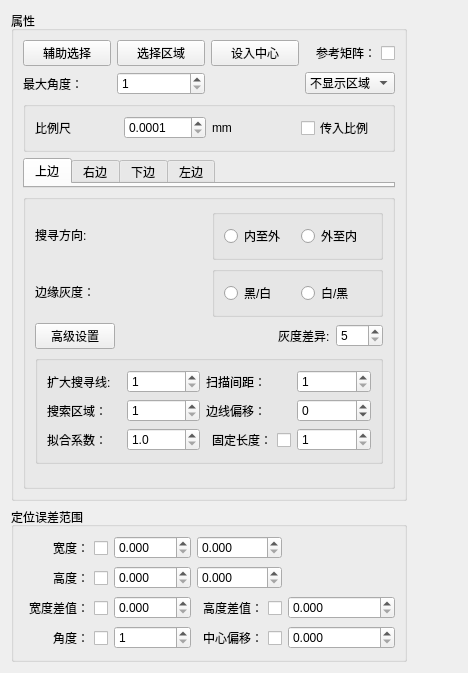
<?xml version="1.0" encoding="UTF-8"?>
<ui version="4.0">
 <class>edgeLocationWdg</class>
 <widget class="QWidget" name="edgeLocationWdg">
  <property name="geometry">
   <rect>
    <x>0</x>
    <y>0</y>
    <width>468</width>
    <height>673</height>
   </rect>
  </property>
  <property name="windowTitle">
   <string>edgeLocationWdg</string>
  </property>
  <layout class="QGridLayout" name="gridLayout_13">
   <item row="0" column="0">
    <layout class="QVBoxLayout" name="verticalLayout">
     <item>
      <widget class="QGroupBox" name="groupBox">
       <property name="title">
        <string>属性</string>
       </property>
       <layout class="QGridLayout" name="gridLayout_10">
        <item row="0" column="2">
         <widget class="QPushButton" name="bt_setOrigin">
          <property name="maximumSize">
           <size>
            <width>100</width>
            <height>16777215</height>
           </size>
          </property>
          <property name="text">
           <string>设入中心</string>
          </property>
         </widget>
        </item>
        <item row="0" column="0">
         <widget class="QPushButton" name="bt_HelpRect">
          <property name="text">
           <string>辅助选择</string>
          </property>
          <property name="checkable">
           <bool>true</bool>
          </property>
         </widget>
        </item>
        <item row="1" column="0" colspan="2">
         <layout class="QHBoxLayout" name="horizontalLayout_11">
          <item>
           <widget class="QLabel" name="label">
            <property name="text">
             <string>最大角度：</string>
            </property>
           </widget>
          </item>
          <item>
           <widget class="QSpinBox" name="sp_maxAngle">
            <property name="buttonSymbols">
             <enum>QAbstractSpinBox::UpDownArrows</enum>
            </property>
            <property name="minimum">
             <number>1</number>
            </property>
            <property name="maximum">
             <number>45</number>
            </property>
           </widget>
          </item>
         </layout>
        </item>
        <item row="2" column="0" colspan="4">
         <widget class="QGroupBox" name="groupBox_19">
          <property name="title">
           <string/>
          </property>
          <layout class="QGridLayout" name="gridLayout_11">
           <item row="1" column="1">
            <widget class="QDoubleSpinBox" name="dsp_pixSize">
             <property name="decimals">
              <number>4</number>
             </property>
             <property name="minimum">
              <double>0.000100000000000</double>
             </property>
             <property name="maximum">
              <double>9.990000000000000</double>
             </property>
            </widget>
           </item>
           <item row="1" column="3">
            <widget class="QCheckBox" name="cb_inputPixel">
             <property name="text">
              <string>传入比例</string>
             </property>
            </widget>
           </item>
           <item row="1" column="0">
            <widget class="QLabel" name="label_35">
             <property name="text">
              <string>比例尺</string>
             </property>
            </widget>
           </item>
           <item row="1" column="2">
            <widget class="QLabel" name="label_36">
             <property name="text">
              <string>mm</string>
             </property>
            </widget>
           </item>
          </layout>
         </widget>
        </item>
        <item row="3" column="0" colspan="4">
         <widget class="QTabWidget" name="tabWidget">
          <property name="minimumSize">
           <size>
            <width>0</width>
            <height>30</height>
           </size>
          </property>
          <property name="maximumSize">
           <size>
            <width>16777215</width>
            <height>30</height>
           </size>
          </property>
          <property name="currentIndex">
           <number>0</number>
          </property>
          <widget class="QWidget" name="tab">
           <attribute name="title">
            <string>上边</string>
           </attribute>
          </widget>
          <widget class="QWidget" name="tab_2">
           <attribute name="title">
            <string>右边</string>
           </attribute>
           <layout class="QGridLayout" name="gridLayout_8"/>
          </widget>
          <widget class="QWidget" name="tab_3">
           <attribute name="title">
            <string>下边</string>
           </attribute>
           <layout class="QGridLayout" name="gridLayout_6"/>
          </widget>
          <widget class="QWidget" name="tab_4">
           <attribute name="title">
            <string>左边</string>
           </attribute>
           <layout class="QGridLayout" name="gridLayout_5"/>
          </widget>
         </widget>
        </item>
        <item row="0" column="3">
         <widget class="QCheckBox" name="cb_refer">
          <property name="layoutDirection">
           <enum>Qt::RightToLeft</enum>
          </property>
          <property name="text">
           <string>参考矩阵：</string>
          </property>
         </widget>
        </item>
        <item row="1" column="3">
         <widget class="QComboBox" name="cob_showRegion">
          <property name="layoutDirection">
           <enum>Qt::LeftToRight</enum>
          </property>
          <item>
           <property name="text">
            <string>不显示区域</string>
           </property>
          </item>
          <item>
           <property name="text">
            <string>仅显示轮廓</string>
           </property>
          </item>
          <item>
           <property name="text">
            <string>全部显示</string>
           </property>
          </item>
         </widget>
        </item>
        <item row="4" column="0" colspan="4">
         <widget class="QGroupBox" name="groupBox_2">
          <property name="title">
           <string/>
          </property>
          <layout class="QGridLayout" name="gridLayout_9">
           <item row="1" column="2">
            <layout class="QHBoxLayout" name="horizontalLayout">
             <item>
              <widget class="QLabel" name="label_25">
               <property name="text">
                <string>灰度差异:</string>
               </property>
              </widget>
             </item>
             <item>
              <widget class="QSpinBox" name="sp_minGrayDiff">
               <property name="buttonSymbols">
                <enum>QAbstractSpinBox::UpDownArrows</enum>
               </property>
               <property name="minimum">
                <number>5</number>
               </property>
               <property name="maximum">
                <number>255</number>
               </property>
              </widget>
             </item>
            </layout>
           </item>
           <item row="1" column="1">
            <spacer name="horizontalSpacer">
             <property name="orientation">
              <enum>Qt::Horizontal</enum>
             </property>
             <property name="sizeHint" stdset="0">
              <size>
               <width>148</width>
               <height>20</height>
              </size>
             </property>
            </spacer>
           </item>
           <item row="2" column="0" colspan="3">
            <widget class="QGroupBox" name="grp_advance">
             <property name="title">
              <string/>
             </property>
             <layout class="QGridLayout" name="gridLayout_12">
              <item row="0" column="0">
               <layout class="QGridLayout" name="gridLayout" columnstretch="1,1,1,1">
                <item row="0" column="0">
                 <widget class="QLabel" name="label_21">
                  <property name="text">
                   <string>扩大搜寻线:</string>
                  </property>
                 </widget>
                </item>
                <item row="0" column="1">
                 <widget class="QSpinBox" name="sp_extendSearchLine">
                  <property name="buttonSymbols">
                   <enum>QAbstractSpinBox::UpDownArrows</enum>
                  </property>
                  <property name="minimum">
                   <number>1</number>
                  </property>
                  <property name="maximum">
                   <number>200</number>
                  </property>
                 </widget>
                </item>
                <item row="0" column="2">
                 <widget class="QLabel" name="label_22">
                  <property name="text">
                   <string>扫描间距：</string>
                  </property>
                 </widget>
                </item>
                <item row="0" column="3">
                 <widget class="QSpinBox" name="sp_searchLineGap">
                  <property name="buttonSymbols">
                   <enum>QAbstractSpinBox::UpDownArrows</enum>
                  </property>
                  <property name="minimum">
                   <number>1</number>
                  </property>
                 </widget>
                </item>
                <item row="1" column="0">
                 <widget class="QLabel" name="label_46">
                  <property name="text">
                   <string>搜索区域：</string>
                  </property>
                 </widget>
                </item>
                <item row="1" column="1">
                 <widget class="QSpinBox" name="sp_ROINum">
                  <property name="buttonSymbols">
                   <enum>QAbstractSpinBox::UpDownArrows</enum>
                  </property>
                  <property name="minimum">
                   <number>1</number>
                  </property>
                  <property name="maximum">
                   <number>5</number>
                  </property>
                 </widget>
                </item>
                <item row="1" column="2">
                 <widget class="QLabel" name="label_24">
                  <property name="text">
                   <string>边线偏移：</string>
                  </property>
                 </widget>
                </item>
                <item row="1" column="3">
                 <widget class="QSpinBox" name="sp_lineOffset">
                  <property name="buttonSymbols">
                   <enum>QAbstractSpinBox::UpDownArrows</enum>
                  </property>
                  <property name="minimum">
                   <number>-99</number>
                  </property>
                 </widget>
                </item>
                <item row="2" column="0">
                 <widget class="QLabel" name="label_14">
                  <property name="text">
                   <string>拟合系数：</string>
                  </property>
                 </widget>
                </item>
                <item row="2" column="1">
                 <widget class="QDoubleSpinBox" name="dsp_factor">
                  <property name="decimals">
                   <number>1</number>
                  </property>
                  <property name="minimum">
                   <double>1.000000000000000</double>
                  </property>
                  <property name="maximum">
                   <double>3.000000000000000</double>
                  </property>
                  <property name="singleStep">
                   <double>0.500000000000000</double>
                  </property>
                 </widget>
                </item>
                <item row="2" column="2">
                 <widget class="QCheckBox" name="cb_fixWidth">
                  <property name="layoutDirection">
                   <enum>Qt::RightToLeft</enum>
                  </property>
                  <property name="text">
                   <string>固定长度：</string>
                  </property>
                 </widget>
                </item>
                <item row="2" column="3">
                 <widget class="QSpinBox" name="sp_fixWidth">
                  <property name="enabled">
                   <bool>true</bool>
                  </property>
                  <property name="minimum">
                   <number>1</number>
                  </property>
                  <property name="maximum">
                   <number>999</number>
                  </property>
                 </widget>
                </item>
               </layout>
              </item>
             </layout>
            </widget>
           </item>
           <item row="0" column="0" colspan="3">
            <layout class="QGridLayout" name="gridLayout_4">
             <item row="0" column="0">
              <widget class="QLabel" name="label_27">
               <property name="text">
                <string>搜寻方向:</string>
               </property>
              </widget>
             </item>
             <item row="0" column="1">
              <widget class="QGroupBox" name="groupBox_8">
               <property name="title">
                <string/>
               </property>
               <layout class="QGridLayout" name="gridLayout_3">
                <item row="0" column="0">
                 <widget class="QRadioButton" name="rb_inToOut">
                  <property name="text">
                   <string>内至外</string>
                  </property>
                 </widget>
                </item>
                <item row="0" column="1">
                 <widget class="QRadioButton" name="rb_outToIn">
                  <property name="text">
                   <string>外至内</string>
                  </property>
                 </widget>
                </item>
               </layout>
              </widget>
             </item>
             <item row="1" column="0">
              <widget class="QLabel" name="label_20">
               <property name="text">
                <string>边缘灰度：</string>
               </property>
              </widget>
             </item>
             <item row="1" column="1">
              <widget class="QGroupBox" name="groupBox_10">
               <property name="title">
                <string/>
               </property>
               <layout class="QGridLayout" name="gridLayout_2">
                <item row="0" column="0">
                 <widget class="QRadioButton" name="rb_blackToWhite">
                  <property name="text">
                   <string>黑/白</string>
                  </property>
                 </widget>
                </item>
                <item row="0" column="1">
                 <widget class="QRadioButton" name="rb_whiteToBlack">
                  <property name="text">
                   <string>白/黑</string>
                  </property>
                 </widget>
                </item>
               </layout>
              </widget>
             </item>
            </layout>
           </item>
           <item row="1" column="0">
            <widget class="QPushButton" name="bt_advance">
             <property name="text">
              <string>高级设置</string>
             </property>
             <property name="checkable">
              <bool>true</bool>
             </property>
            </widget>
           </item>
           <item row="3" column="1">
            <spacer name="verticalSpacer_2">
             <property name="orientation">
              <enum>Qt::Vertical</enum>
             </property>
             <property name="sizeHint" stdset="0">
              <size>
               <width>20</width>
               <height>40</height>
              </size>
             </property>
            </spacer>
           </item>
          </layout>
         </widget>
        </item>
        <item row="0" column="1">
         <widget class="QPushButton" name="bt_selectRoi">
          <property name="text">
           <string>选择区域</string>
          </property>
          <property name="checkable">
           <bool>true</bool>
          </property>
         </widget>
        </item>
       </layout>
      </widget>
     </item>
     <item>
      <widget class="QGroupBox" name="groupBox_6">
       <property name="title">
        <string>定位误差范围</string>
       </property>
       <layout class="QGridLayout" name="gridLayout_7">
        <item row="3" column="3">
         <widget class="QDoubleSpinBox" name="dsp_errCenterOffset">
          <property name="enabled">
           <bool>true</bool>
          </property>
          <property name="buttonSymbols">
           <enum>QAbstractSpinBox::UpDownArrows</enum>
          </property>
          <property name="decimals">
           <number>3</number>
          </property>
          <property name="maximum">
           <double>1000.000000000000000</double>
          </property>
         </widget>
        </item>
        <item row="1" column="3">
         <spacer name="horizontalSpacer_8">
          <property name="orientation">
           <enum>Qt::Horizontal</enum>
          </property>
          <property name="sizeHint" stdset="0">
           <size>
            <width>107</width>
            <height>20</height>
           </size>
          </property>
         </spacer>
        </item>
        <item row="1" column="0">
         <widget class="QCheckBox" name="cb_errHeight">
          <property name="layoutDirection">
           <enum>Qt::RightToLeft</enum>
          </property>
          <property name="text">
           <string>高度：</string>
          </property>
         </widget>
        </item>
        <item row="0" column="3">
         <spacer name="horizontalSpacer_7">
          <property name="orientation">
           <enum>Qt::Horizontal</enum>
          </property>
          <property name="sizeHint" stdset="0">
           <size>
            <width>107</width>
            <height>20</height>
           </size>
          </property>
         </spacer>
        </item>
        <item row="3" column="1">
         <widget class="QSpinBox" name="sp_errAngle">
          <property name="enabled">
           <bool>true</bool>
          </property>
          <property name="buttonSymbols">
           <enum>QAbstractSpinBox::UpDownArrows</enum>
          </property>
          <property name="minimum">
           <number>1</number>
          </property>
          <property name="maximum">
           <number>45</number>
          </property>
         </widget>
        </item>
        <item row="3" column="0">
         <widget class="QCheckBox" name="cb_errAngle">
          <property name="layoutDirection">
           <enum>Qt::RightToLeft</enum>
          </property>
          <property name="text">
           <string>角度：</string>
          </property>
         </widget>
        </item>
        <item row="0" column="1">
         <widget class="QDoubleSpinBox" name="dsp_errWidthMin">
          <property name="enabled">
           <bool>true</bool>
          </property>
          <property name="buttonSymbols">
           <enum>QAbstractSpinBox::UpDownArrows</enum>
          </property>
          <property name="decimals">
           <number>3</number>
          </property>
          <property name="maximum">
           <double>1000.000000000000000</double>
          </property>
         </widget>
        </item>
        <item row="0" column="2">
         <widget class="QDoubleSpinBox" name="dsp_errWidthMax">
          <property name="enabled">
           <bool>true</bool>
          </property>
          <property name="buttonSymbols">
           <enum>QAbstractSpinBox::UpDownArrows</enum>
          </property>
          <property name="decimals">
           <number>3</number>
          </property>
          <property name="maximum">
           <double>1000.000000000000000</double>
          </property>
         </widget>
        </item>
        <item row="3" column="2">
         <widget class="QCheckBox" name="cb_errCenterOffset">
          <property name="layoutDirection">
           <enum>Qt::RightToLeft</enum>
          </property>
          <property name="text">
           <string>中心偏移：</string>
          </property>
         </widget>
        </item>
        <item row="0" column="0">
         <widget class="QCheckBox" name="cb_errWidth">
          <property name="layoutDirection">
           <enum>Qt::RightToLeft</enum>
          </property>
          <property name="text">
           <string>宽度：</string>
          </property>
         </widget>
        </item>
        <item row="1" column="1">
         <widget class="QDoubleSpinBox" name="dsp_errHeightMin">
          <property name="enabled">
           <bool>true</bool>
          </property>
          <property name="buttonSymbols">
           <enum>QAbstractSpinBox::UpDownArrows</enum>
          </property>
          <property name="decimals">
           <number>3</number>
          </property>
          <property name="maximum">
           <double>1000.000000000000000</double>
          </property>
         </widget>
        </item>
        <item row="1" column="2">
         <widget class="QDoubleSpinBox" name="dsp_errHeightMax">
          <property name="enabled">
           <bool>true</bool>
          </property>
          <property name="buttonSymbols">
           <enum>QAbstractSpinBox::UpDownArrows</enum>
          </property>
          <property name="decimals">
           <number>3</number>
          </property>
          <property name="maximum">
           <double>1000.000000000000000</double>
          </property>
         </widget>
        </item>
        <item row="2" column="0">
         <widget class="QCheckBox" name="cb_errWidthDiff">
          <property name="layoutDirection">
           <enum>Qt::RightToLeft</enum>
          </property>
          <property name="text">
           <string>宽度差值：</string>
          </property>
         </widget>
        </item>
        <item row="2" column="1">
         <widget class="QDoubleSpinBox" name="dsp_errWidthDiff">
          <property name="enabled">
           <bool>true</bool>
          </property>
          <property name="buttonSymbols">
           <enum>QAbstractSpinBox::UpDownArrows</enum>
          </property>
          <property name="decimals">
           <number>3</number>
          </property>
          <property name="maximum">
           <double>1000.000000000000000</double>
          </property>
         </widget>
        </item>
        <item row="2" column="2">
         <widget class="QCheckBox" name="cb_errHeightDiff">
          <property name="layoutDirection">
           <enum>Qt::RightToLeft</enum>
          </property>
          <property name="text">
           <string>高度差值：</string>
          </property>
         </widget>
        </item>
        <item row="2" column="3">
         <widget class="QDoubleSpinBox" name="dsp_errHeightDiff">
          <property name="enabled">
           <bool>true</bool>
          </property>
          <property name="buttonSymbols">
           <enum>QAbstractSpinBox::UpDownArrows</enum>
          </property>
          <property name="decimals">
           <number>3</number>
          </property>
          <property name="maximum">
           <double>1000.000000000000000</double>
          </property>
         </widget>
        </item>
       </layout>
      </widget>
     </item>
    </layout>
   </item>
   <item row="0" column="1">
    <spacer name="horizontalSpacer_17">
     <property name="orientation">
      <enum>Qt::Horizontal</enum>
     </property>
     <property name="sizeHint" stdset="0">
      <size>
       <width>15</width>
       <height>20</height>
      </size>
     </property>
    </spacer>
   </item>
   <item row="1" column="0">
    <spacer name="verticalSpacer">
     <property name="orientation">
      <enum>Qt::Vertical</enum>
     </property>
     <property name="sizeHint" stdset="0">
      <size>
       <width>20</width>
       <height>18</height>
      </size>
     </property>
    </spacer>
   </item>
  </layout>
 </widget>
 <resources/>
 <connections/>
</ui>
